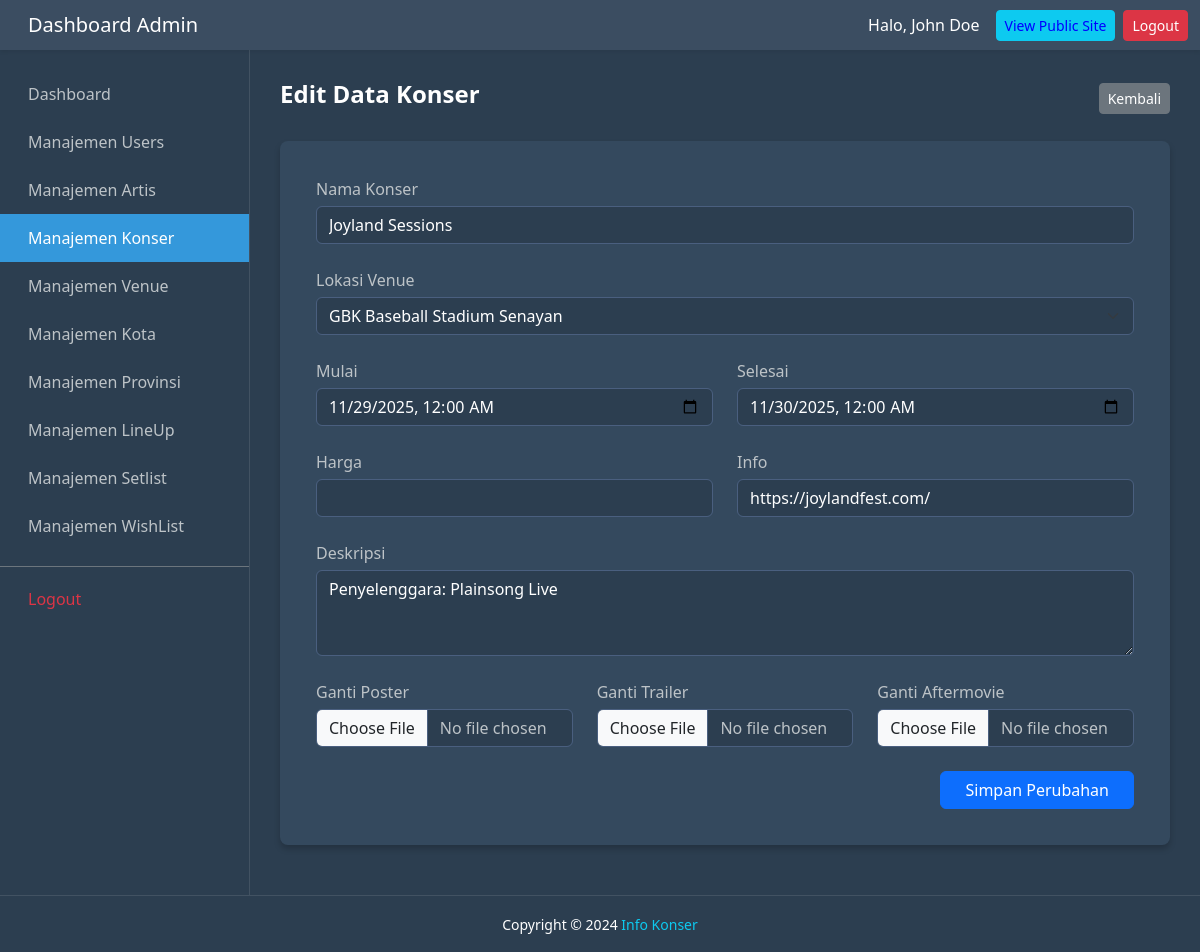
The page /halamanAdmin/dashboard/html/konser/editKonser.php?id=K04 on the database its author committed.
### tables this page shows
CREATE TABLE `konser` (
  `id_konser` varchar(10) NOT NULL,
  `nama_konser` varchar(255) NOT NULL,
  `id_venue` varchar(10) DEFAULT NULL,
  `tanggal_mulai` datetime DEFAULT NULL,
  `tanggal_selesai` datetime DEFAULT NULL,
  `deskripsi` text,
  `harga_tiket_mulai` int DEFAULT NULL,
  `info_harga_tiket` varchar(255) DEFAULT NULL,
  `poster_konser` varchar(255) DEFAULT NULL,
  `video_trailer` varchar(255) DEFAULT NULL COMMENT 'Path file video atau URL YouTube/Vimeo untuk trailer konser',
  `video_aftermovie` varchar(255) DEFAULT NULL COMMENT 'Path file video atau URL YouTube/Vimeo untuk aftermovie konser',
  `status_konser` enum('upcoming','ongoing','completed','cancelled') DEFAULT 'upcoming' COMMENT 'Status konser: upcoming=akan datang, ongoing=sedang berlangsung, completed=selesai, cancelled=dibatalkan'
);

### halamanAdmin/dashboard/html/konser/editKonser.php (the view, shortened to what this page needs)
<?php
$id = mysqli_real_escape_string($koneksi, $_GET['id']);
$query = mysqli_query($koneksi, "SELECT * FROM konser WHERE id_konser = '$id'");
$data  = mysqli_fetch_assoc($query);
?>
<!DOCTYPE html>
<html lang="id">
<head>
    <link href="https://cdn.jsdelivr.net/npm/bootstrap@5.3.2/dist/css/bootstrap.min.css" rel="stylesheet">
    <link rel="stylesheet" href="../../css/styles.css">
</head>
<body>
    <?php include '../header.php'; ?>
    <div class="d-flex-wrapper">
        <?php include '../sideBar.php'; ?>
        <div class="main-content">
            <div class="d-flex justify-content-between align-items-center mb-4">
                <h4 class="fw-bold text-white">Edit Data Konser</h4>
                <a href="manajemenKonser.php" class="btn btn-secondary btn-sm">Kembali</a>
            </div>
            <div class="card stats-card border-0">
                <div class="card-body">
                    <form action="" method="POST" enctype="multipart/form-data">
                        <div class="row g-4">
                            <div class="col-12"><label>Nama Konser</label><input type="text" class="form-control" name="nama_konser" value="<?= htmlspecialchars($data['nama_konser']) ?>" required></div>
                            <div class="col-12">
                                <label>Lokasi Venue</label>
                                <select class="form-select" name="id_venue" required>
                                    <?php
                                    $vQ = mysqli_query($koneksi, "SELECT id_venue, nama_venue FROM venue ORDER BY nama_venue ASC");
                                    while($v = mysqli_fetch_assoc($vQ)){
                                        $sel = ($v['id_venue'] == $data['id_venue']) ? 'selected' : '';
                                        echo "<option value='".$v['id_venue']."' $sel>".$v['nama_venue']."</option>";
                                    }
                                    ?>
                                </select>
                            </div>
                            <div class="col-md-6"><label>Mulai</label><input type="datetime-local" class="form-control" name="tanggal_mulai" value="<?= date('Y-m-d\TH:i', strtotime($data['tanggal_mulai'])) ?>" required></div>
                            <div class="col-md-6"><label>Selesai</label><input type="datetime-local" class="form-control" name="tanggal_selesai" value="<?= date('Y-m-d\TH:i', strtotime($data['tanggal_selesai'])) ?>" required></div>
                            <div class="col-md-6"><label>Harga</label><input type="number" class="form-control" name="harga_tiket" value="<?= $data['harga_tiket_mulai'] ?>" required></div>
                            <div class="col-md-6"><label>Info</label><input type="text" class="form-control" name="info_harga" value="<?= htmlspecialchars($data['info_harga_tiket']) ?>"></div>
                            <div class="col-12"><label>Deskripsi</label><textarea class="form-control" name="deskripsi" rows="3"><?= htmlspecialchars($data['deskripsi']) ?></textarea></div>
                            <div class="col-md-4"><label>Ganti Poster</label><input type="file" class="form-control" name="poster"> </div>
                            <div class="col-md-4"><label>Ganti Trailer</label><input type="file" class="form-control" name="video_trailer"></div>
                            <div class="col-md-4"><label>Ganti Aftermovie</label><input type="file" class="form-control" name="video_aftermovie"></div>
                            <div class="col-12 text-end mt-4"><button type="submit" name="update" class="btn btn-primary px-4">Simpan Perubahan</button></div>
                        </div>
                    </form>
                </div>
            </div>
        </div>
    </div>
    <?php include '../footer.php'; ?>
</body>
</html>

### halamanAdmin/dashboard/css/styles.css (style rules this page uses)
:root { --bg-dark: #2c3e50; --bg-card: #34495e; --text-light: #ecf0f1; --active-blue: #3498db; }
html, body { height: 100%; margin: 0; padding: 0; font-family: "Segoe UI", sans-serif; }
body { background-color: var(--bg-dark) !important; color: var(--text-light) !important; display: flex; flex-direction: column; min-height: 100vh; }
.d-flex-wrapper { display: flex; flex: 1; width: 100%; overflow: hidden; }
.main-content { flex: 1; padding: 30px; background-color: var(--bg-dark) !important; overflow-y: auto; width: 100%; }
.stats-card, .table-card, .activity-card { background-color: var(--bg-card); border-radius: 8px; padding: 20px; box-shadow: 0 4px 6px rgba(0, 0, 0, 0.2); margin-bottom: 20px; border: none; color: white; }
.d-flex-wrapper { margin-top: 0 !important; padding-top: 0 !important; }

### halamanAdmin/dashboard/html/konser/editKonser.php (style rules this page uses)
.form-control, .form-select { background-color: #2c3e50; color: white; border: 1px solid #4a5f7f; }
label { color: #bdc3c7; margin-bottom: 5px; }
input[type=file] { background-color: #2c3e50; color: #bdc3c7; }

### rows shown on the page
konser: nama_konser "Joyland Sessions", tanggal_mulai "11/29/2025 00:00", tanggal_selesai "11/30/2025 00:00", info_harga "https://joylandfest.com/", deskripsi "Penyelenggara: Plainsong Live"

### other values the page prints
form field id_venue "GBK Baseball Stadium Senayan"
